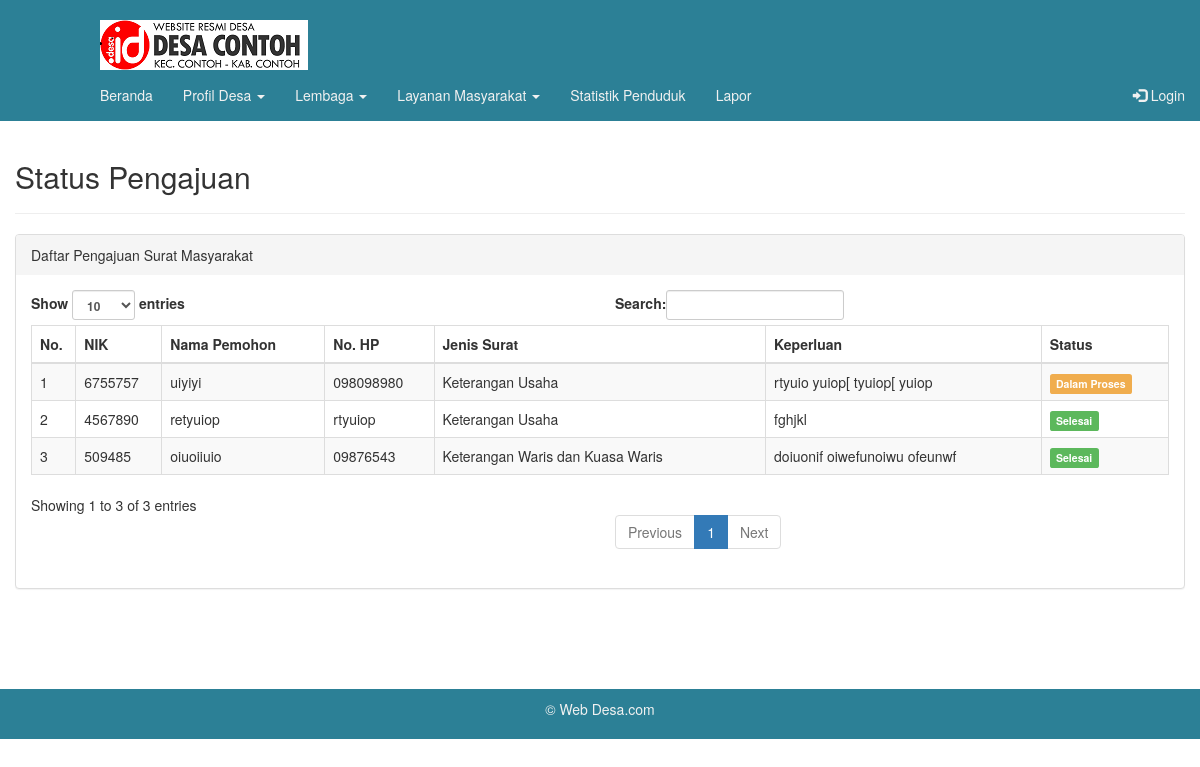
Screenshot of /index.php/cekstatus with the database file from the repository.
### tables this page shows
CREATE TABLE IF NOT EXISTS `jenis_surat` (
  `id` int(11) NOT NULL,
  `kd_surat` varchar(255) NOT NULL,
  `nm_surat` varchar(255) NOT NULL
);

CREATE TABLE IF NOT EXISTS `pengajuan` (
  `id` int(11) NOT NULL,
  `nik` varchar(255) NOT NULL,
  `nama` varchar(255) NOT NULL,
  `nohp` varchar(255) NOT NULL,
  `jenis` varchar(255) NOT NULL,
  `keperluan` text NOT NULL,
  `lampiran1` varchar(255) NOT NULL,
  `lampiran2` varchar(255) NOT NULL,
  `lampiran3` varchar(255) NOT NULL,
  `lampiran4` varchar(255) NOT NULL,
  `lampiran5` varchar(255) NOT NULL,
  `lampiran6` varchar(255) NOT NULL,
  `tgl` varchar(255) NOT NULL,
  `status` enum('1','2','3') NOT NULL
);

### application/views/userlayout/konten.php (called while the page is built, shortened)
<?php
if($isi){
	$this->load->view($isi);
}

### application/views/userlayout/wrapper.php (called while the page is built)
<?php
require_once('head.php');
require_once('header.php');
require_once('konten.php');
require_once('footer.php');

### application/controllers/Cekstatus.php (called while the page is built)
<?php if ( ! defined('BASEPATH')) exit('No direct script access allowed');
class Cekstatus extends CI_Controller {
	public function index() {
		$data=array('title'=>'Cek Status Pengajuan',
					'isi'  =>'userpages/cekstatus/cekstatus'
						);
		$data['pengajuan'] = $this->m_global->get_data_all('jenis_surat',[['pengajuan','jenis = kd_surat']]);
		$this->load->view('userlayout/wrapper',$data);
	}
}

### index.php (called while the page is built, shortened)
<?php
require_once BASEPATH.'core/CodeIgniter.php';

### application/models/M_global.php (called while the page is built, shortened)
<?php if ( ! defined('BASEPATH')) exit('No direct script access allowed');
class M_global extends CI_Model {
	public function __construct(){
		$this->db->query("SET time_zone='+07:00'");
	}
	public function get_data_all( $table, $join = NULL, $where = NULL, $select = '*', $where_e = NULL, $order = NULL, $start = 0, $tampil = NULL, $group = NULL, $array = null )
	{
		if ( is_array($select))
		{
			$this->db->select( $select[0], $select[1] )->from($table);
		}
			else
		{
			$this->db->select($select)->from($table);
		}
		if ( ! is_null( $join ) )
		{
			foreach ($join as $key => $value) {
				$tipe = ( @$value[2] != '' ) ? $value[2] : 'INNER';
				$this->db->join( $value[0], $value[1], $tipe );
			}
		}
		$query  = $this->db->get();
		( ! is_null( $array )
			? $result = $query->result_array()
			: $result = $query->result()
		);
		return $result;
	}
}

### application/views/userpages/cekstatus/cekstatus.php (the view, shortened to what this page needs)
<div class="konten">
  <div class="container">
    <div class="row">
    <h2>Status Pengajuan</h2>
    <hr>
    	<div class="panel-group">
    		<div class="panel panel-default">
      			<div class="panel-heading">Daftar Pengajuan Surat Masyarakat</div>
      				<div class="panel-body">
                    <table id="example" class="table table-striped table-bordered dt-responsive nowrap" cellspacing="0" width="100%">
        <thead>
            <tr>
                <th>No.</th>
                <th>NIK</th>
                <th>Nama Pemohon</th>
                <th>No. HP</th>
                <th>Jenis Surat</th>
                <th>Keperluan</th>
                <th>Status</th>
            </tr>
        </thead>
        <tbody>
            <?php $i = 1;
              foreach ($pengajuan as $key => $value) { ?>
                <tr class="odd gradeX">
                  <center><td><?php echo $i ?></td></center>
                  <td><?php echo $value->nik ?></td>
                  <td><?php echo $value->nama ?></td>
                  <td><?php echo $value->nohp ?></td>
                  <td><?php echo $value->nm_surat ?></td>
                  <td><?php echo $value->keperluan ?></td>
                  <td>
                     <?php
                 $con = $value->status;
            if ($con == '2') {
             echo "<span class='label label-warning'>Dalam Proses</span>";
            }
            if ($con == '3') {
             echo "<span class='label label-success'>Selesai</span>";
            }
            ?>
                  </td>
                </tr>
            <?php $i++;
            } ?>
        </tbody>
    </table>
      				</div>
    		</div>
		</div>
    </div>
  </div>
</div>
<br><br><br><br>

### assets/css/custom.css (style rules this page uses)
.konten { padding-top:140px; }

### rows the page displays
jenis_surat: pengajuan.nik "6755757", pengajuan.nama "uiyiyi", pengajuan.nohp "098098980", nm_surat "Keterangan Usaha", pengajuan.keperluan "rtyuio yuiop[ tyuiop[ yuiop", shows "Dalam Proses", pengajuan.nik "4567890", pengajuan.nama "retyuiop", pengajuan.nohp "rtyuiop", pengajuan.keperluan "fghjkl", shows "Selesai"
jenis_surat: pengajuan.nik "509485", pengajuan.nama "oiuoiiuio", pengajuan.nohp "09876543", nm_surat "Keterangan Waris dan Kuasa Waris", pengajuan.keperluan "doiuonif oiwefunoiwu ofeunwf", shows "Selesai"
